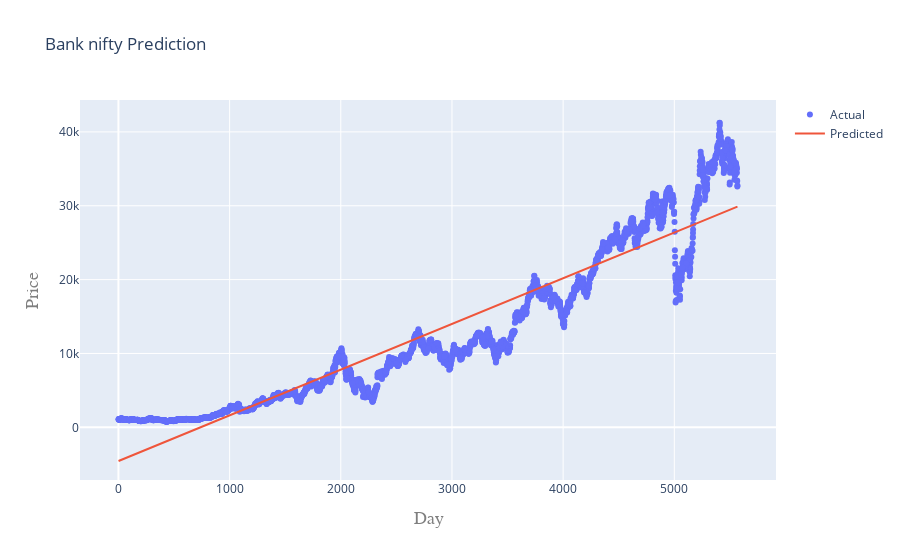

Source (notebook cell):
### Code cell
iplot(plot2)

### Figure 1 — Plotly figure (JSON) as saved in the notebook; plotly's stock layout.template omitted (floating-point values rounded to 4 significant figures; data arrays with more than 128 entries replaced by an {"elided": "..."} marker saying what was removed)
{"data": [{"mode": "markers", "name": "Actual", "type": "scatter", "x": {"elided": "3898 int values"}, "y": {"elided": "3898 float values"}}, {"mode": "lines", "name": "Predicted", "type": "scatter", "x": {"elided": "3898 int values"}, "y": {"elided": "3898 float values"}}], "layout": {"title": {"text": "Bank nifty Prediction"}, "xaxis": {"title": {"font": {"color": "#7f7f7f", "family": "Courier New, monosphere", "size": 18}, "text": "Day"}}, "yaxis": {"title": {"font": {"color": "#7f7f7f", "family": "Courier New, monosphere", "size": 18}, "text": "Price"}}}}
